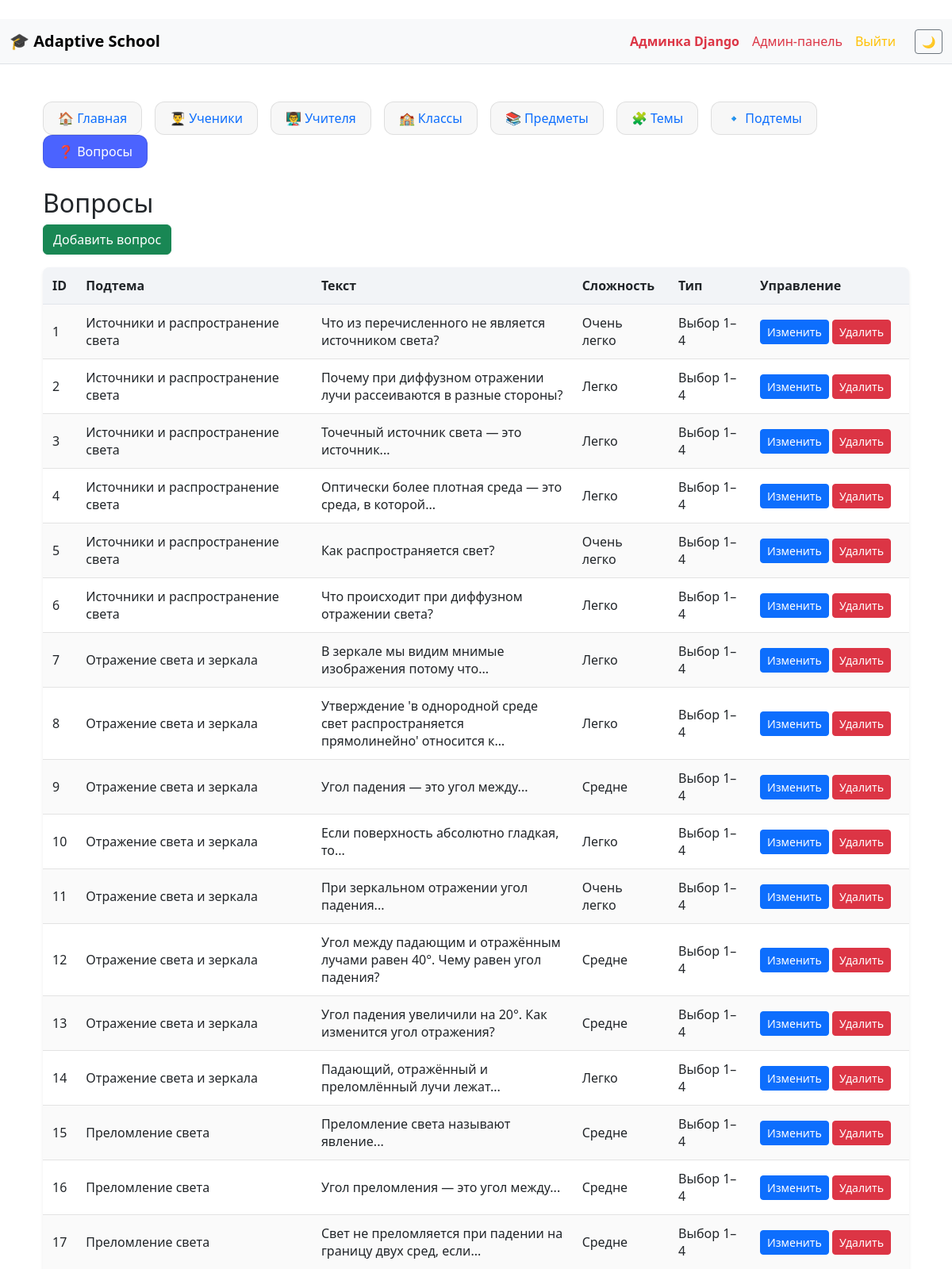
Page /admin-panel/questions/ (signed in, upper part) on the earlier database version.
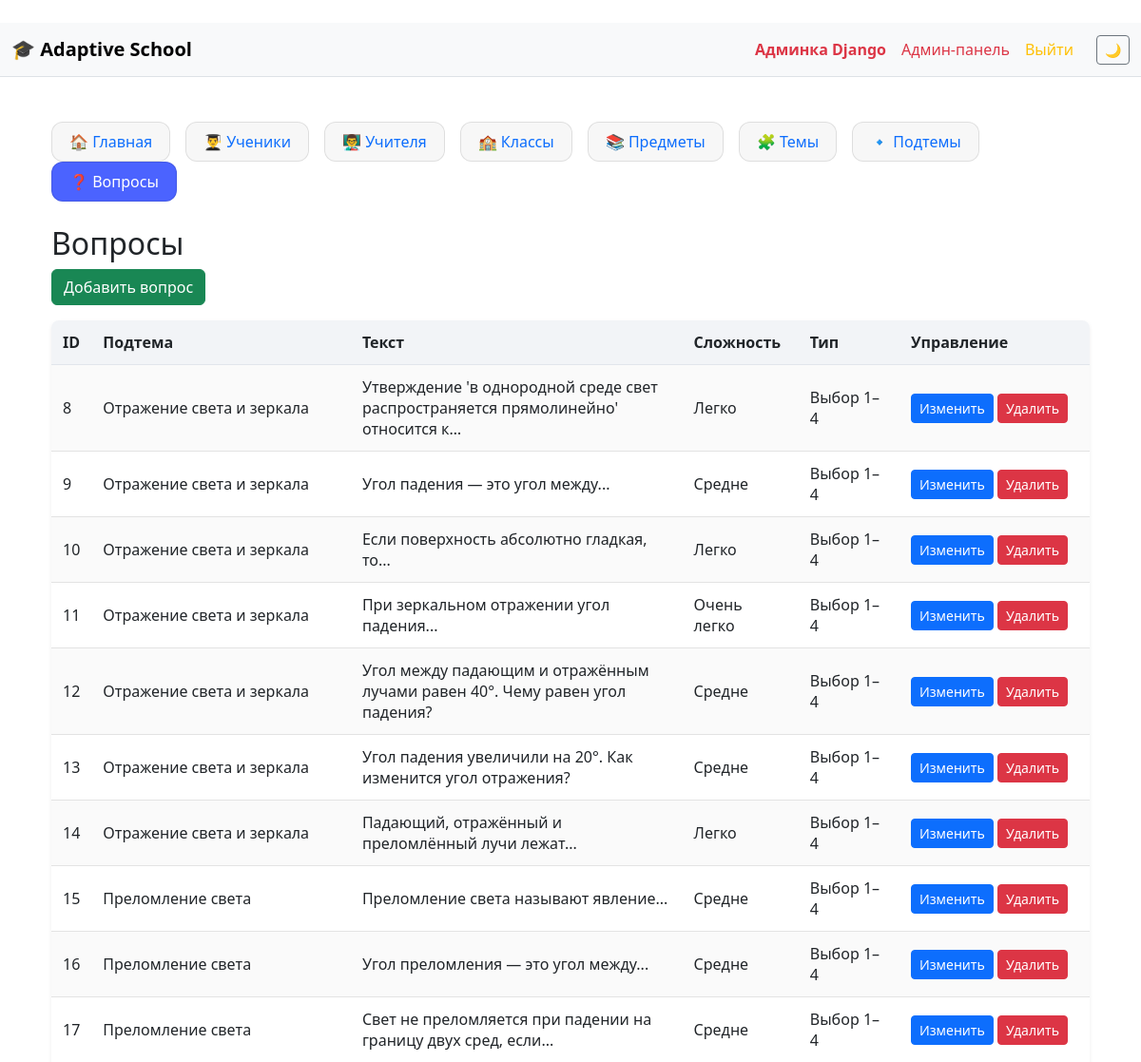
Same page on the later database version.
### school/models.py (models this page shows, shortened)
class Question(models.Model):
    DIFFICULTY_CHOICES = [
        ('very_easy', 'Очень легко'),
        ('easy', 'Легко'),
        ('medium', 'Средне'),
        ('hard', 'Сложно'),
        ('very_hard', 'Очень сложно'),
    ]
    subtopic = models.ForeignKey(SubTopic, on_delete=models.CASCADE, related_name="questions", null=True)
    text = models.TextField()
    difficulty = models.CharField(max_length=20, choices=DIFFICULTY_CHOICES)
    is_open = models.BooleanField(default=False)
    option_1 = models.CharField(max_length=255, blank=True)
    option_2 = models.CharField(max_length=255, blank=True)
    option_3 = models.CharField(max_length=255, blank=True)
    option_4 = models.CharField(max_length=255, blank=True)
    correct_answer = models.CharField(max_length=255)
    class Meta:
        verbose_name = "Вопрос"
        verbose_name_plural = "Вопросы"

class SubTopic(models.Model):
    name = models.CharField(max_length=100)
    class Meta:
        verbose_name = "Подтема"
        verbose_name_plural = "Подтемы"

### administrator/views.py (the view)
# urls.py: path("questions/", views.question_list, name="admin_questions"),
@superuser_required
def question_list(request):
    questions = Question.objects.select_related("subtopic").all()
    return render(request, "adminpanel/question_list.html", {
        "section": "questions",
        "questions": questions,
    })

### administrator/views.py (called while the page is built)
def superuser_required(view):
    return user_passes_test(lambda u: u.is_superuser, login_url="/")(view)

### templates/adminpanel/question_list.html
﻿{% extends "adminpanel/base_admin.html" %}
{% block admin_content %}
<h2>Вопросы</h2>
<a href="{% url 'admin_add_question' %}" class="btn btn-success mb-3">Добавить вопрос</a>
<table class="custom-table table-striped shadow-sm">
  <thead>
    <tr>
      <th>ID</th>
      <th>Подтема</th>
      <th>Текст</th>
      <th>Сложность</th>
      <th>Тип</th>
      <th width="200px">Управление</th>
    </tr>
  </thead>
  <tbody>
    {% for q in questions %}
    <tr>
      <td>{{ q.id }}</td>
      <td>{{ q.subtopic.name }}</td>
      <td style="max-width: 350px">{{ q.text|truncatechars:80 }}</td>
      <td>{{ q.get_difficulty_display }}</td>
      <td>{% if q.is_open %}Развернутый{% else %}Выбор 1–4{% endif %}</td>
      <td>
        <a href="{% url 'admin_edit_question' q.id %}" class="btn btn-sm btn-primary">Изменить</a>
        <a href="{% url 'admin_delete_question' q.id %}" class="btn btn-sm btn-danger">Удалить</a>
      </td>
    </tr>
    {% endfor %}
  </tbody>
</table>
{% endblock %}

Differences in the rows shown:
removed Question: id "1", subtopic.name "Источники и распространение света", text "Что из перечисленного не является источником света?", difficulty "Очень легко", is_open "Выбор 1–4"
removed Question: id "2", subtopic.name "Источники и распространение света", text "Почему при диффузном отражении лучи рассеиваются в разные стороны?", difficulty "Легко", is_open "Выбор 1–4"
removed Question: id "3", subtopic.name "Источники и распространение света", text "Точечный источник света — это источник...", difficulty "Легко", is_open "Выбор 1–4"
removed Question: id "4", subtopic.name "Источники и распространение света", text "Оптически более плотная среда — это среда, в которой...", difficulty "Легко", is_open "Выбор 1–4"
removed Question: id "5", subtopic.name "Источники и распространение света", text "Как распространяется свет?", difficulty "Очень легко", is_open "Выбор 1–4"
removed Question: id "6", subtopic.name "Источники и распространение света", text "Что происходит при диффузном отражении света?", difficulty "Легко", is_open "Выбор 1–4"
removed Question: id "7", subtopic.name "Отражение света и зеркала", text "В зеркале мы видим мнимые изображения потому что...", difficulty "Легко", is_open "Выбор 1–4"
